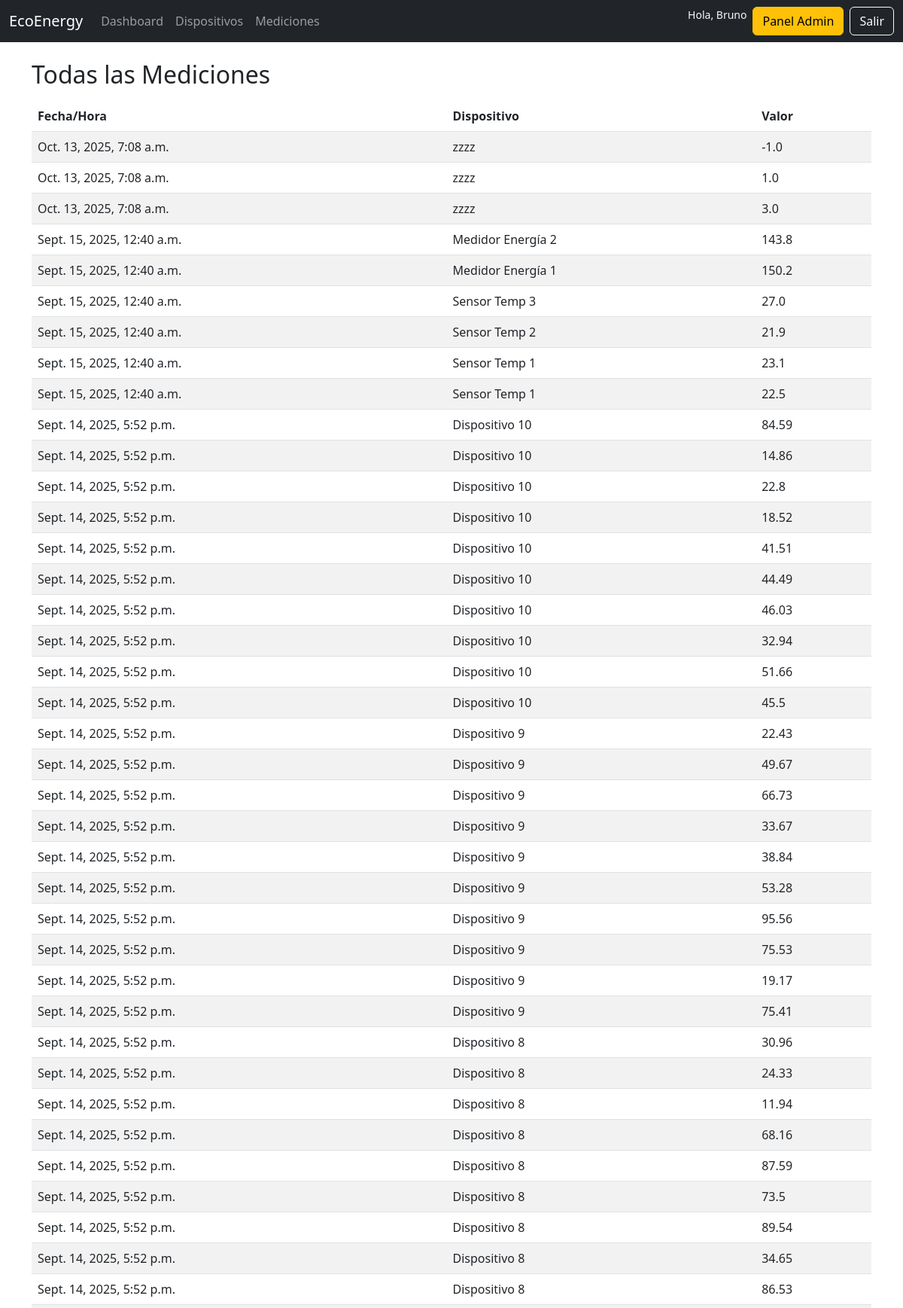
Page /measurements/ (signed in, upper part) on the earlier database version.
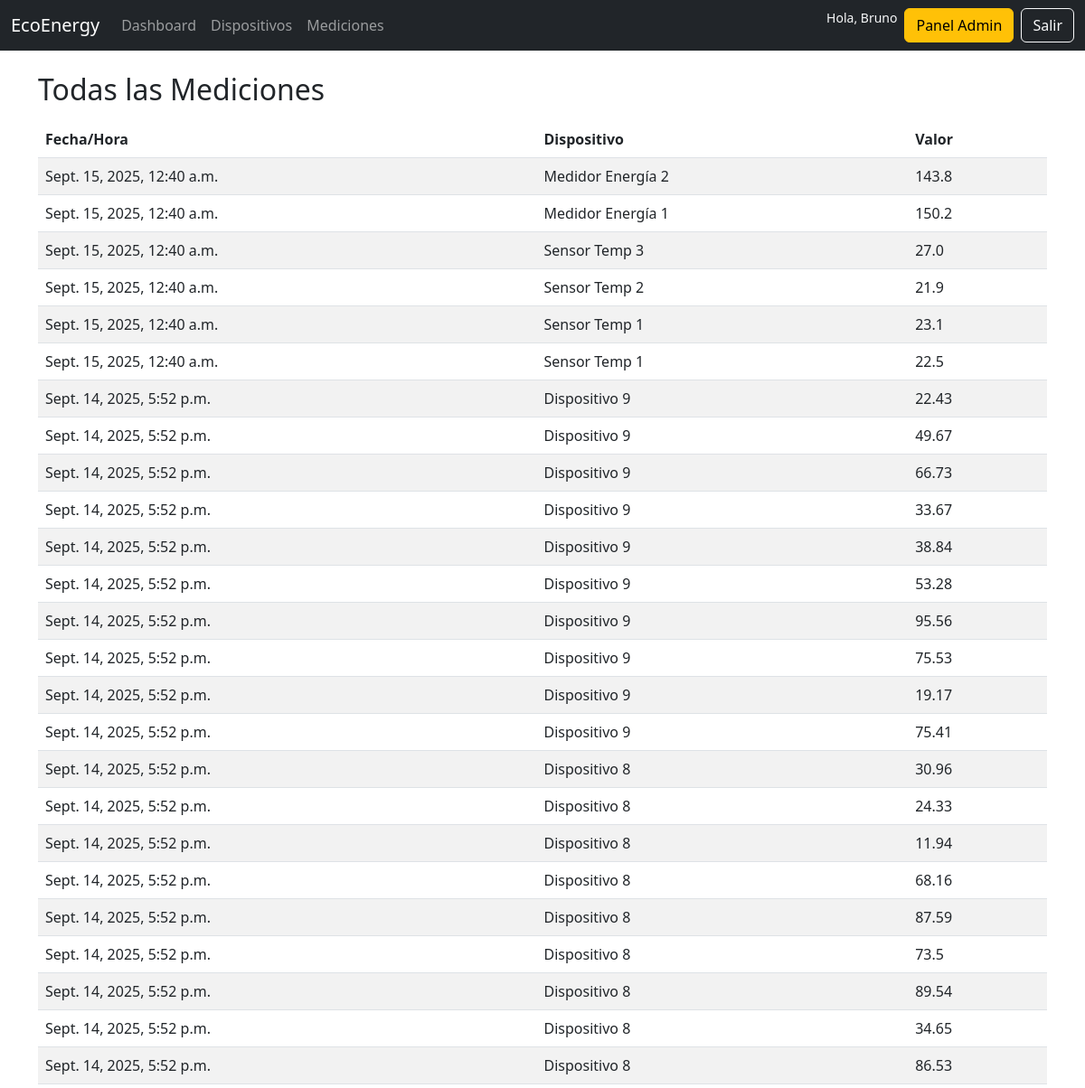
Same page on the later database version.
### core/models.py (models this page shows, shortened)
class Measurement(models.Model):
    device = models.ForeignKey(Device, on_delete=models.CASCADE)
    value = models.FloatField()
    created_at = models.DateTimeField(auto_now_add=True)
    updated_at = models.DateTimeField(auto_now=True)
    deleted_at = models.DateTimeField(null=True, blank=True)
    class Meta:
        ordering = ("-created_at",)

class Device(models.Model):
    name = models.CharField(max_length=100)
    category = models.ForeignKey(
        Category,
        on_delete=models.PROTECT,
        related_name="devices",
    )
    zone = models.ForeignKey(
        Zone,
        on_delete=models.PROTECT,
        related_name="devices",
    )
    organization = models.ForeignKey(
        Organization,
        on_delete=models.PROTECT,
        related_name="devices",
    )
    created_at = models.DateTimeField(auto_now_add=True)
    updated_at = models.DateTimeField(auto_now=True)
    class Meta:
        constraints = [
            models.UniqueConstraint(fields=["organization", "name"], name="uniq_device_name_per_org"),
        ]
        ordering = ("name",)  # orden por defecto útil en admin/listas

### core/views.py (the view)
# urls.py: path("measurements/", views.measurement_list, name="measurement_list"),
@login_required
def measurement_list(request):
    if not _require_org_or_redirect(request):
        return redirect("no_org")
    org = _user_org_or_none(request.user)
    measurements = Measurement.objects.select_related("device").order_by("-created_at")
    if org:
        measurements = measurements.filter(device__organization=org)
    return render(request, "core/measurement_list.html", {"measurements": measurements})

### core/views.py (called while the page is built)
def _require_org_or_redirect(request):
    if request.user.is_superuser:
        return True
    return hasattr(request.user, "account") and request.user.account.organization is not None

def _user_org_or_none(user):
    if user.is_superuser:
        return None
    acc = getattr(user, "account", None)
    return acc.organization if acc else None

### core/templates/core/measurement_list.html (shortened to what this page needs)
{% extends "base.html" %}
{% block content %}
<div class="container mt-4">
  <h2 class="mb-3">Todas las Mediciones</h2>
  <table class="table table-striped">
    <thead>
      <tr>
        <th>Fecha/Hora</th>
        <th>Dispositivo</th>
        <th>Valor</th>
      </tr>
    </thead>
    <tbody>
      {% for m in measurements %}
        <tr>
          <td>{{ m.created_at }}</td>
          <td>{{ m.device.name }}</td>
          <td>{{ m.value }}</td>
        </tr>
      {% empty %}
        <tr><td colspan="3">No hay mediciones disponibles</td></tr>
      {% endfor %}
    </tbody>
  </table>
</div>
{% endblock %}

### core/templates/base.html (shortened to what this page needs)
<!DOCTYPE html>
<html lang="en">
<head>
  <link href="https://cdn.jsdelivr.net/npm/bootstrap@5.3.0/dist/css/bootstrap.min.css" rel="stylesheet">
</head>
<body>
  <nav class="navbar navbar-expand-lg navbar-dark bg-dark">
    <div class="container-fluid">
      <a class="navbar-brand" href="{% url 'dashboard' %}">EcoEnergy</a>
      <div class="collapse navbar-collapse" id="navbarNav">
        <ul class="navbar-nav me-auto mb-2 mb-lg-0">
          <li class="nav-item">
            <a class="nav-link" href="{% url 'dashboard' %}">Dashboard</a>
          </li>
          <li class="nav-item">
            <a class="nav-link" href="{% url 'device_list' %}">Dispositivos</a>
          </li>
          <li class="nav-item">
            <a class="nav-link" href="{% url 'measurement_list' %}">Mediciones</a>
          </li>
        </ul>
        <div class="d-flex">
          {% if user.is_authenticated %}
            <span class="text-light me-2 small">Hola, {{ user.username }}</span>
            {% if user.is_staff %}
  <a href="/admin/" class="btn btn-warning me-2">Panel Admin</a>
{% endif %}
            <a href="{% url 'logout' %}" class="btn btn-outline-light">Salir</a>
          {% else %}
            <a href="{% url 'login' %}" class="btn btn-outline-light me-2">Iniciar sesión</a>
            <a href="{% url 'register' %}" class="btn btn-light">Registrarse</a>
          {% endif %}
        </div>
      </div>
    </div>
  </nav>
  <main>
    {% block content %}{% endblock %}
  </main>
</body>
</html>

Differences in the rows shown:
removed Measurement: created_at "Oct. 13, 2025, 7:08 a.m.", device.name "zzzz", value "-1.0"
removed Measurement: created_at "Oct. 13, 2025, 7:08 a.m.", device.name "zzzz", value "1.0"
removed Measurement: created_at "Oct. 13, 2025, 7:08 a.m.", device.name "zzzz", value "3.0"
removed Measurement: created_at "Sept. 14, 2025, 5:52 p.m.", device.name "Dispositivo 10", value "84.59"
removed Measurement: created_at "Sept. 14, 2025, 5:52 p.m.", device.name "Dispositivo 10", value "14.86"
removed Measurement: created_at "Sept. 14, 2025, 5:52 p.m.", device.name "Dispositivo 10", value "22.8"
removed Measurement: created_at "Sept. 14, 2025, 5:52 p.m.", device.name "Dispositivo 10", value "18.52"
removed Measurement: created_at "Sept. 14, 2025, 5:52 p.m.", device.name "Dispositivo 10", value "41.51"
removed Measurement: created_at "Sept. 14, 2025, 5:52 p.m.", device.name "Dispositivo 10", value "44.49"
removed Measurement: created_at "Sept. 14, 2025, 5:52 p.m.", device.name "Dispositivo 10", value "46.03"
removed Measurement: created_at "Sept. 14, 2025, 5:52 p.m.", device.name "Dispositivo 10", value "32.94"
removed Measurement: created_at "Sept. 14, 2025, 5:52 p.m.", device.name "Dispositivo 10", value "51.66"
removed Measurement: created_at "Sept. 14, 2025, 5:52 p.m.", device.name "Dispositivo 10", value "45.5"
